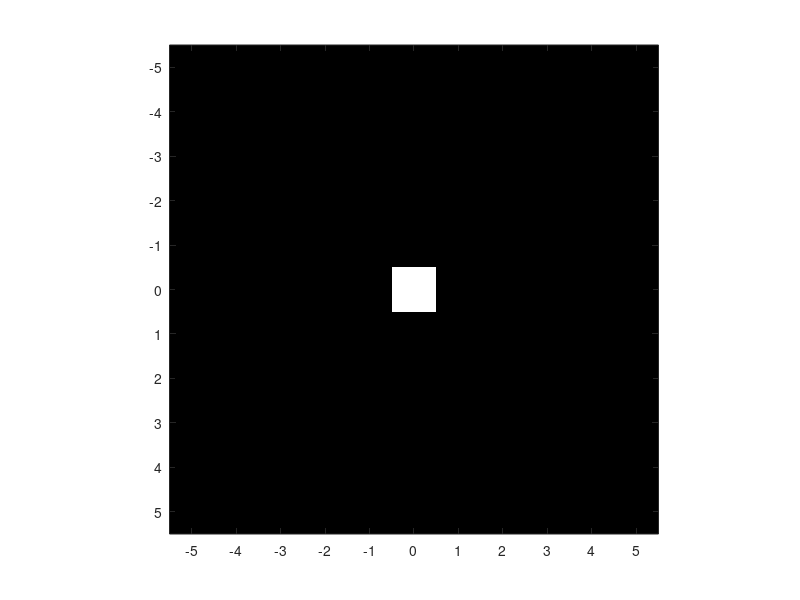

This figure's MATLAB source: (Note: this script raises an error after producing the figure.)
function gui
    % initialize structuring element
    ssize = [11, 11];
    se = false(ssize);
    se(ceil(end/2), ceil(end/2)) = true;

    % display structuring element
    sef = figure(1);
    colormap([0 0 0; 1 1 1]);
    seh = image(se);
    sea = gca;
    set(sea, 'XTick', 1:ssize(2));
    set(sea, 'XTickLabel', (1:ssize(2)) - ceil(ssize(2)/2));
    set(sea, 'YTick', 1:ssize(1));
    set(sea, 'YTickLabel', (1:ssize(1)) - ceil(ssize(1)/2));
    axis image

    % arrange mouse event handlers
    mousepressed = false;
    set(sef, 'WindowButtonDownFcn',   @(s, e) smousebutton(true));
    set(sef, 'WindowButtonUpFcn',     @(s, e) smousebutton(false));
    set(sef, 'WindowButtonMotionFcn', @(s, e) smousemove());

    function smousebutton (bool)
        mousepressed = bool;
        smousemove();
    end

    function smousemove ()
        if ~mousepressed
            return
        end
        % fetch mouse position (relative to axis)
        pos = round(get(sea, 'CurrentPoint'));
        x = pos(1,1);
        y = pos(1,2);
        switch get(sef, 'SelectionType')
            case 'normal' % left mouse button
                setc = true;
            case 'alt'    % right mouse button
                setc = false;
        end
        if (se(y,x) == setc)
            return
        end
        se(y,x) = setc;
        set(seh, 'CData', se);
        updateimage();
    end

    % recompute all morphological filters
    function updateimage ()
        sel = strel('arbitrary', se);
        set(imh(3), 'CData', imerode  (im, sel));
        set(imh(4), 'CData', imdilate (im, sel));
        set(imh(5), 'CData', imopen   (im, sel));
        set(imh(6), 'CData', imclose  (im, sel));
        set(imh(7), 'CData', imwtophat(im, sel));
        set(imh(8), 'CData', imbtophat(im, sel));
    end

    % sample image
    im = imreadgray('images/abstract.jpg');

    %% Uncomment to have a file selection dialogue
    [file, path] = uigetfile('*.png;*.jpg;*.tif', 'select an image');
    file = fullfile(path, file);
    im = imreadgray(file);


    % display images
    figure(2);
    imh = zeros(4,2);

    titles = {'original', '', 'erosion', 'dilation', 'opening', 'closing', 'white tophat', 'black tophat'};
    for i = 1:8
        my_subplot(4, 2, i);

        imh(i) = imagesc(im);
        axis image;
        title(titles{i});
        colormap('gray')
        caxis([0, intmax('uint8')])
    end
    updateimage();


end
